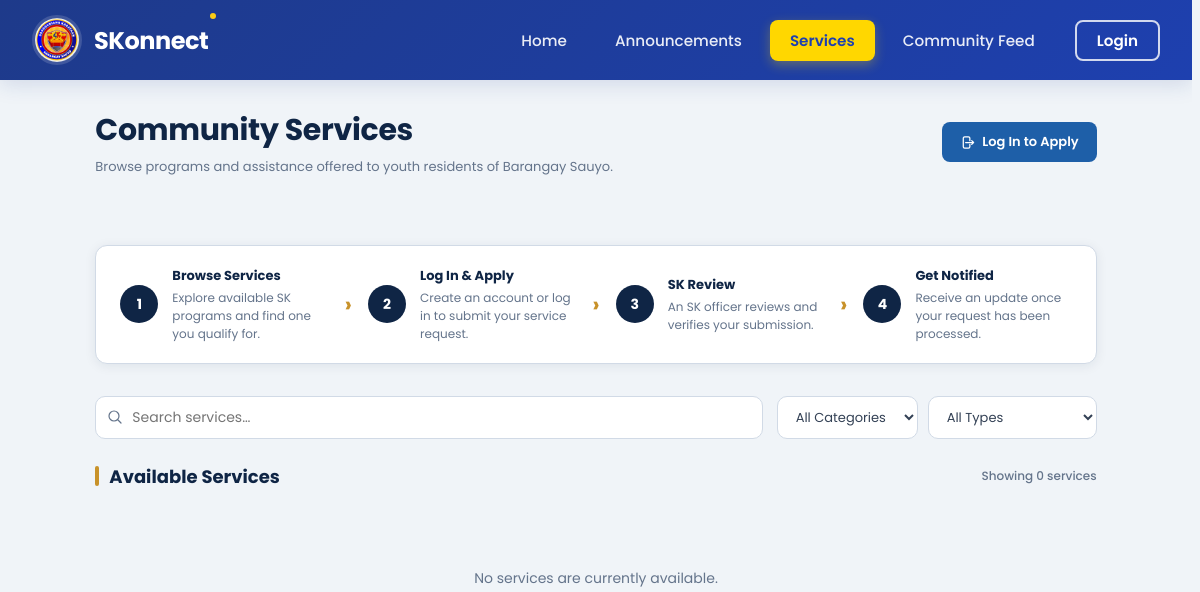
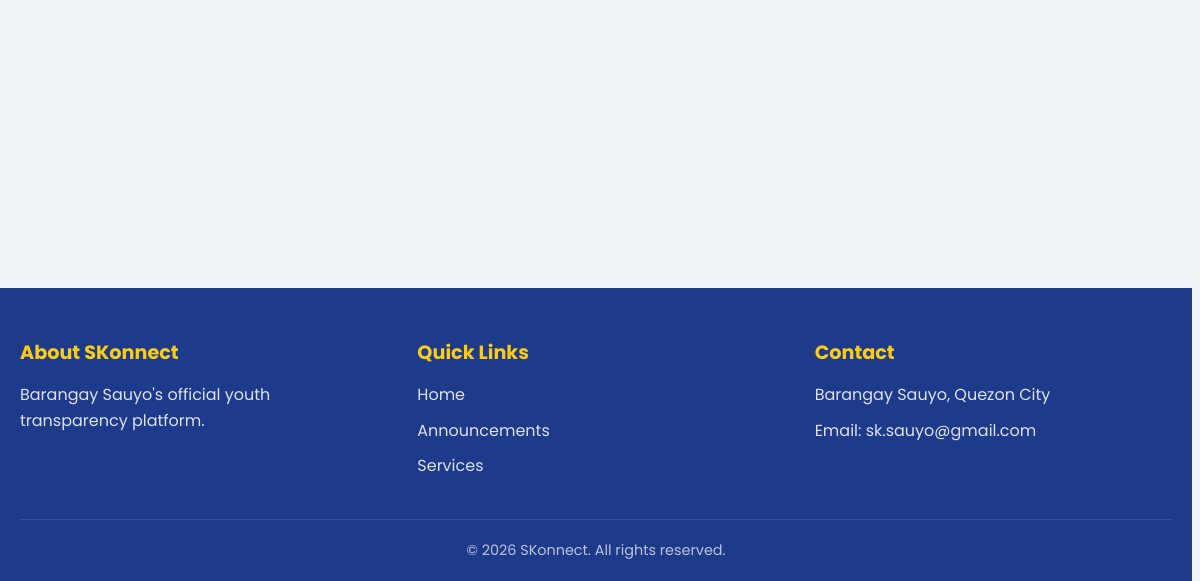
Before: /views/public/services.php with the older database file (2 pictures, top to bottom).
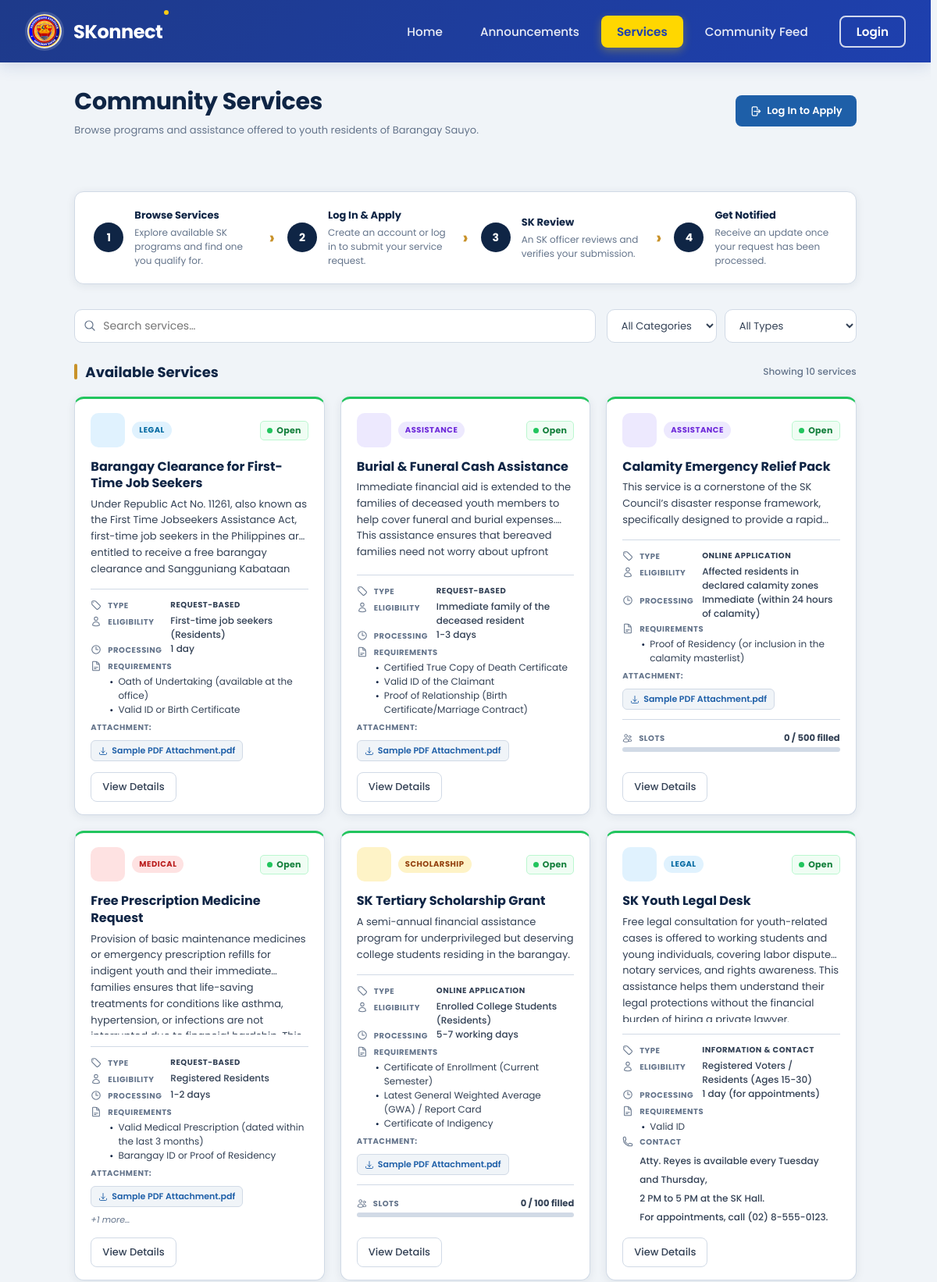
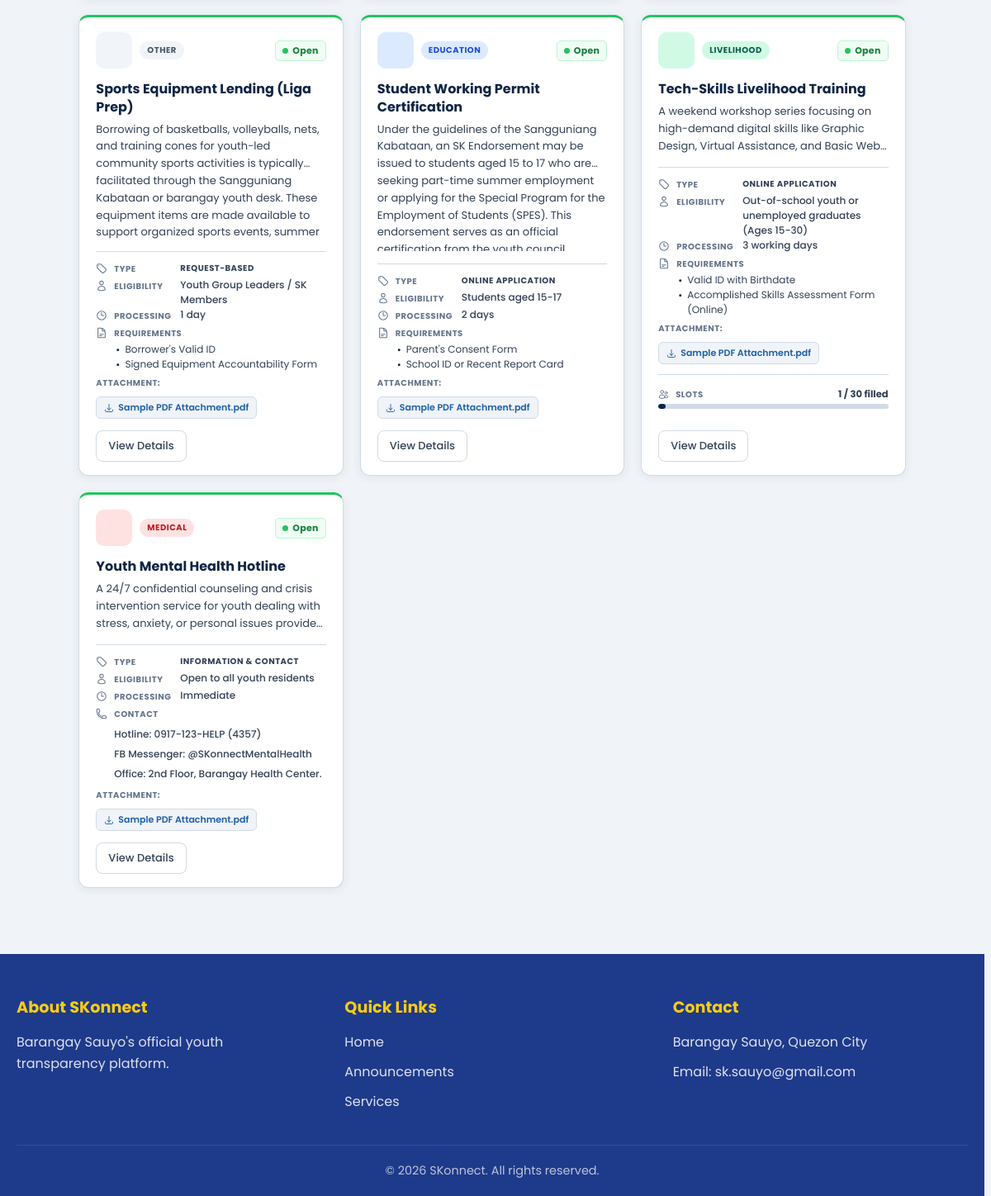
After: the same page with the newer database file (2 pictures, top to bottom).
### tables this page shows
CREATE TABLE `services` (
  `id` int(10) UNSIGNED NOT NULL,
  `name` varchar(100) NOT NULL,
  `category` enum('medical','education','scholarship','livelihood','assistance','legal','other') NOT NULL DEFAULT 'other',
  `service_type` enum('document','appointment','info') NOT NULL DEFAULT 'document' COMMENT 'document = online application, appointment = request-based, info = information/direct contact',
  `description` text NOT NULL,
  `approval_message` text NOT NULL COMMENT 'Instructions shown to residents when their application is approved',
  `eligibility` varchar(255) DEFAULT NULL,
  `processing_time` varchar(100) DEFAULT NULL,
  `requirements` text DEFAULT NULL COMMENT 'Raw text; lines starting with - are rendered as bullet points',
  `contact_info` text DEFAULT NULL COMMENT 'Used for info/walk-in type services only',
  `attachment_name` varchar(255) DEFAULT NULL COMMENT 'Display name of the downloadable form',
  `attachment_path` varchar(500) DEFAULT NULL COMMENT 'Server path or URL to the downloadable file',
  `max_capacity` smallint(5) UNSIGNED DEFAULT NULL COMMENT 'NULL = unlimited; when current_count >= max_capacity the service auto-closes',
  `current_count` smallint(5) UNSIGNED NOT NULL DEFAULT 0 COMMENT 'Approved/accepted applicant count; auto-incremented by backend',
  `status` enum('active','inactive') NOT NULL DEFAULT 'active',
  `created_by` int(10) UNSIGNED DEFAULT NULL COMMENT 'FK to users table — officer who created the service',
  `created_at` datetime NOT NULL DEFAULT current_timestamp(),
  `updated_at` datetime NOT NULL DEFAULT current_timestamp() ON UPDATE current_timestamp()
);

### views/public/services.php (the view, shortened to what the changed rows need)
<!DOCTYPE html>
<html lang="en">
<head>
    <link rel="stylesheet" href="../../styles/global.css">
    <link rel="stylesheet" href="../../styles/public/services.css">
    <link rel="stylesheet" href="../../styles/public/header.css">
    <link rel="stylesheet" href="../../styles/public/footer.css">
</head>
<body>
    <?php
    require_once __DIR__ . '/../../backend/config/Database.php';
    require_once __DIR__ . '/../../backend/controllers/ServiceController.php';
    $serviceController = new ServiceController();
    $services = $serviceController->getAll();
    usort($services, function ($a, $b) {
        $getPriority = function ($s) {
            if (($s['status'] ?? 'active') !== 'active') return 4;
            $hasCapacity  = $s['max_capacity'] !== null;
            $capacityFull = $hasCapacity && $s['current_count'] >= $s['max_capacity'];
            return $capacityFull ? 3 : 1;
        };
        $pa = $getPriority($a);
        $pb = $getPriority($b);
        return $pa !== $pb ? $pa - $pb : strcmp($a['name'], $b['name']);
    });
    $categoryMeta = [
        'medical'     => ['label' => 'Medical',     'emoji' => '🏥'],
        'education'   => ['label' => 'Education',   'emoji' => '🎓'],
        'scholarship' => ['label' => 'Scholarship', 'emoji' => '🏅'],
        'livelihood'  => ['label' => 'Livelihood',  'emoji' => '🛠️'],
        'assistance'  => ['label' => 'Assistance',  'emoji' => '🤝'],
        'legal'       => ['label' => 'Legal',       'emoji' => '⚖️'],
        'other'       => ['label' => 'Other',       'emoji' => '📋'],
    ];
    $serviceTypeLabels = [
        'document'    => 'Online Application',
        'appointment' => 'Request-based',
        'info'        => 'Information & Contact',
    ];
    ?>
    <main class="services-page">
        <section class="services-header">
            <div class="services-header-inner">
                <div class="services-header-text">
                    <h1>Community Services</h1>
                </div>
            </div>
        </section>
        <section class="pub-services-section">
            <div class="pub-panel-header">
                <h2 class="pub-section-label">Available Services</h2>
                <span class="pub-svc-count" id="pub-svc-count">
                    Showing <?= count($services) ?> service<?= count($services) !== 1 ? 's' : '' ?>
                </span>
            </div>
            <div class="pub-services-grid" id="pub-svc-grid">
                <?php if (empty($services)) : ?>
                    <p class="pub-no-results" style="display:block;">No services are currently available.</p>
                <?php else : ?>
                    <?php foreach ($services as $svc) :
                        $meta         = $categoryMeta[$svc['category']] ?? ['label' => ucfirst($svc['category']), 'emoji' => '📋'];
                        $icon         = $categoryIcons[$svc['category']] ?? $categoryIcons['other'];
                        $isInactive   = ($svc['status'] ?? 'active') !== 'active';
                        $hasCapacity  = $svc['max_capacity'] !== null;
                        $capacityFull = $hasCapacity && $svc['current_count'] >= $svc['max_capacity'];
                        $isLimited    = $hasCapacity && !$capacityFull && ($svc['current_count'] / $svc['max_capacity']) >= 0.7;
                        $displayStatus = ($isInactive || $capacityFull) ? 'closed' : ($isLimited ? 'limited' : 'open');
                        $typeLabel    = $serviceTypeLabels[$svc['service_type']] ?? 'Service';
                        $isInfoOnly   = $svc['service_type'] === 'info';
                        $reqLines     = array_filter(array_map('trim', explode("\n", $svc['requirements'] ?? '')));
                        $attNames     = $svc['attachment_name'] ? array_filter(array_map('trim', explode(',', $svc['attachment_name']))) : [];
                        $attPaths     = $svc['attachment_path'] ? array_values(array_filter(array_map('trim', explode(',', $svc['attachment_path'])))) : [];
                    ?>
                        <article class="pub-svc-card" data-category="<?= htmlspecialchars($svc['category']) ?>" data-type="<?= htmlspecialchars($svc['service_type']) ?>" data-status="<?= $displayStatus ?>">
                            <div class="pub-card-body">
                                <div class="pub-card-top">
                                    <div class="pub-card-top-left">
                                        <div class="pub-svc-icon svc-icon-<?= $svc['category'] ?>"><?= $icon ?></div>
                                        <span class="pub-cat-tag res-cat-<?= $svc['category'] ?>"><?= $meta['label'] ?></span>
                                    </div>
                                    <div>
                                        <?php if ($displayStatus === 'open') : ?>
                                            <span class="feed-badge status-open"><span class="feed-badge-dot"></span>Open</span>
                                        <?php elseif ($displayStatus === 'limited') : ?>
                                            <span class="feed-badge status-limited"><span class="feed-badge-dot"></span>Limited</span>
                                        <?php else : ?>
                                            <span class="feed-badge status-closed"><span class="feed-badge-dot"></span>Closed</span>
                                        <?php endif; ?>
                                    </div>
                                </div>
                                <h3 class="pub-card-title"><?= htmlspecialchars($svc['name']) ?></h3>
                                <p class="pub-card-excerpt"><?= htmlspecialchars($svc['description']) ?></p>
                                <ul class="pub-details-list">
                                    <li class="pub-detail-type">
                                        <span class="pub-detail-label">Type</span>
                                        <span class="pub-type-pill pub-type-<?= $svc['service_type'] ?>"><?= htmlspecialchars($typeLabel) ?></span>
                                    </li>
                                    <?php if ($svc['eligibility']) : ?>
                                        <li>
                                            <span class="pub-detail-label">Eligibility</span>
                                            <span class="pub-detail-value"><?= htmlspecialchars($svc['eligibility']) ?></span>
                                        </li>
                                    <?php endif; ?>
                                    <?php if ($svc['processing_time']) : ?>
                                        <li>
                                            <svg xmlns="http://www.w3.org/2000/svg" fill="none" viewBox="0 0 24 24" stroke-width="1.8" stroke="currentColor">
                                                <path stroke-linecap="round" stroke-linejoin="round" d="M12 6v6h4.5m4.5 0a9 9 0 1 1-18 0 9 9 0 0 1 18 0Z" />
                                            </svg>
                                            <span class="pub-detail-label">Processing</span>
                                            <span class="pub-detail-value"><?= htmlspecialchars($svc['processing_time']) ?></span>
                                        </li>
                                    <?php endif; ?>
                                    <?php if (!empty($reqLines)) :
                                        $totalReqs = count($reqLines);
                                        $limit = $totalReqs > 3 ? 2 : 3; ?>
                                        <li class="pub-detail-req">
                                            <div class="pub-detail-req-content">
                                                <span class="pub-detail-label">Requirements</span>
                                                <ul class="pub-req-list">
                                                    <?php foreach (array_slice($reqLines, 0, $limit) as $req) : ?>
                                                        <li><?= htmlspecialchars(ltrim($req, '-• ')) ?></li>
                                                    <?php endforeach; ?>
                                                </ul>
                                            </div>
                                        </li>
                                    <?php endif; ?>
                                    <?php if ($isInfoOnly && !empty($svc['contact_info'])) : ?>
                                        <li class="pub-detail-contact-row">
                                            <div class="pub-detail-contact">
                                                <span class="pub-detail-label">Contact</span>
                                                <?php $contactLines = array_filter(array_map('trim', explode("\n", $svc['contact_info']))); ?>
                                                <ul class="pub-contact-list">
                                                    <?php foreach ($contactLines as $line) : ?><li><?= htmlspecialchars($line) ?></li><?php endforeach; ?>
                                                </ul>
                                            </div>
                                        </li>
                                    <?php endif; ?>
                                    <?php if (!empty($attNames)) :
                                        $firstAtt  = $attNames[0];
                                        $firstPath = $attPaths[0] ?? '#';
                                        $extraCount = count($attNames) - 1;
                                    ?>
                                        <div class="pub-card-attachments">
                                            <span class="pub-detail-label">
                                                    Attachment:
                                            </span>
                                            <a href="<?= htmlspecialchars($firstPath) ?>" class="pub-card-att-link" target="_blank" download title="<?= htmlspecialchars($firstAtt) ?>">
                                                <svg xmlns="http://www.w3.org/2000/svg" fill="none" viewBox="0 0 24 24" stroke-width="1.8" stroke="currentColor">
                                                    <path stroke-linecap="round" stroke-linejoin="round" d="M3 16.5v2.25A2.25 2.25 0 0 0 5.25 21h13.5A2.25 2.25 0 0 0 21 18.75V16.5M16.5 12 12 16.5m0 0L7.5 12m4.5 4.5V3" />
                                                </svg>
                                                <?= htmlspecialchars($firstAtt) ?>
                                            </a>
                                            <?php if ($extraCount > 0) : ?>
                                                <span class="pub-att-more">+<?= $extraCount ?> more…</span>
                                            <?php endif; ?>
                                        </div>
                                    <?php endif; ?>
                                    <?php if ($hasCapacity) :
                                        $pct = min(100, round(($svc['current_count'] / $svc['max_capacity']) * 100)); ?>
                                        <li class="pub-capacity-header">
                                            <div class="pub-capacity-label">
                                                <span class="pub-detail-label">Slots</span>
                                                <span class="pub-slots-text <?= $capacityFull ? 'slots-full' : ($isLimited ? 'slots-limited' : '') ?>">
                                                    <?= $svc['current_count'] ?> / <?= $svc['max_capacity'] ?> filled
                                                </span>
                                            </div>
                                        </li>
                                        <div class="pub-capacity-bar-wrap">
                                            <div class="pub-capacity-bar">
                                                <div class="pub-capacity-fill <?= $pct >= 100 ? 'bar-full' : ($pct >= 70 ? 'bar-warn' : '') ?>" style="width:<?= $pct ?>%"></div>
                                            </div>
                                        </div>
                                    <?php endif; ?>
                                </ul>
                                <div class="pub-card-actions">
                                    <button class="pub-view-btn" data-service="<?= htmlspecialchars($svc['name']) ?>" data-icon="<?= htmlspecialchars($icon) ?>" data-category-key="<?= htmlspecialchars($svc['category']) ?>" data-type-label="<?= htmlspecialchars($typeLabel) ?>" data-status="<?= $displayStatus ?>" data-description="<?= htmlspecialchars($svc['description']) ?>" data-eligibility="<?= htmlspecialchars($svc['eligibility'] ?? '—') ?>" data-processing="<?= htmlspecialchars($svc['processing_time'] ?? '—') ?>" data-requirements="<?= htmlspecialchars($svc['requirements'] ?? '') ?>" data-contact="<?= htmlspecialchars($svc['contact_info'] ?? '') ?>" data-capacity="<?= $hasCapacity ? $svc['current_count'] . '/' . $svc['max_capacity'] : '' ?>" data-attachment-names="<?= htmlspecialchars(implode(',', $attNames)) ?>" data-attachment-paths="<?= htmlspecialchars(implode(',', $attPaths)) ?>" data-is-info="<?= $isInfoOnly ? '1' : '0' ?>" aria-label="View details for <?= htmlspecialchars($svc['name']) ?>">
                                        View Details
                                    </button>
                                </div>
                            </div>
                        </article>
                    <?php endforeach; ?>
                <?php endif; ?>
            </div>
        </section>
    </main>
</body>
</html>

Changed rows visible on the page:
added services: category "LEGAL", status "active" (drawn), name "Barangay Clearance for First-Time Job Seekers", description "Under Republic Act No. 11261, also known as the First Time Jobseekers Assistance Act, first-time job seekers in the Philippines are entitled to receive a free barangay clearance and Sangguniang…", service_type "REQUEST-BASED", eligibility "First-time job seekers (Residents)", processing_time "1 day", requirements "Oath of Undertaking (available at the office)", requirements "Valid ID or Birth Certificate", attachment_name "Sample PDF Attachment.pdf", shown under "Available Services"
added services: category "ASSISTANCE", status "active" (drawn), name "Burial & Funeral Cash Assistance", description "Immediate financial aid is extended to the families of deceased youth members to help cover funeral and burial expenses. This assistance ensures that bereaved families need not worry about…", service_type "REQUEST-BASED", eligibility "Immediate family of the deceased resident", processing_time "1-3 days", requirements "Certified True Copy of Death Certificate", requirements "Valid ID of the Claimant", requirements "Proof of Relationship (Birth Certificate/Marriage Contract)", attachment_name "Sample PDF Attachment.pdf", shown under "Available Services"
added services: category "ASSISTANCE", status "active" (drawn), name "Calamity Emergency Relief Pack", description "This service is a cornerstone of the SK Council’s disaster response framework, specifically designed to provide a…", service_type "ONLINE APPLICATION", eligibility "Affected residents in declared calamity zones", processing_time "Immediate (within 24 hours of calamity)", requirements "Proof of Residency (or inclusion in the calamity masterlist)", attachment_name "Sample PDF Attachment.pdf", current_count "0", max_capacity "500"
added services: category "MEDICAL", status "active" (drawn), name "Free Prescription Medicine Request", description "Provision of basic maintenance medicines or emergency prescription refills for indigent youth and their immediate families ensures that life-saving treatments for conditions like asthma, hypertension, or infections are…", service_type "REQUEST-BASED", eligibility "Registered Residents", processing_time "1-2 days", requirements "Valid Medical Prescription (dated within the last 3 months)", requirements "Barangay ID or Proof of Residency", attachment_name "Sample PDF Attachment.pdf", attachment_name "1", shown under "Available Services"
added services: category "SCHOLARSHIP", status "active" (drawn), name "SK Tertiary Scholarship Grant", description "A semi-annual financial assistance program for underprivileged but deserving college students residing in the barangay.", service_type "ONLINE APPLICATION", eligibility "Enrolled College Students (Residents)", processing_time "5-7 working days", requirements "Certificate of Enrollment (Current Semester)", requirements "Latest General Weighted Average (GWA) / Report Card", requirements "Certificate of Indigency", attachment_name "Sample PDF Attachment.pdf", current_count "0", max_capacity "100", shown under "Available Services"
added services: category "LEGAL", status "active" (drawn), name "SK Youth Legal Desk", description "Free legal consultation for youth-related cases is offered to working students and young individuals, covering labor disputes, notary services, and rights awareness. This assistance helps them understand their legal protections without the…", service_type "INFORMATION & CONTACT", eligibility "Registered Voters / Residents (Ages 15-30)", processing_time "1 day (for appointments)", requirements "Valid ID", contact_info "Atty. Reyes is available every Tuesday and Thursday,", contact_info "2 PM to 5 PM at the SK Hall.", contact_info "For appointments, call (02) 8-555-0123."
added services: category "OTHER", status "active" (drawn), name "Sports Equipment Lending (Liga Prep)", description "Borrowing of basketballs, volleyballs, nets, and training cones for youth-led community sports activities is typically facilitated through the Sangguniang Kabataan or barangay youth desk. These equipment items are made available to support organized sports events,…", service_type "REQUEST-BASED", eligibility "Youth Group Leaders / SK Members", processing_time "1 day", requirements "Borrower's Valid ID", requirements "Signed Equipment Accountability Form", attachment_name "Sample PDF Attachment.pdf", shown under "Available Services"
added services: category "EDUCATION", status "active" (drawn), name "Student Working Permit Certification", description "Under the guidelines of the Sangguniang Kabataan, an SK Endorsement may be issued to students aged 15 to 17 who are seeking part-time summer employment or applying for the Special Program for the Employment of Students (SPES). This endorsement serves as an…", service_type "ONLINE APPLICATION", eligibility "Students aged 15-17", processing_time "2 days", requirements "Parent's Consent Form", requirements "School ID or Recent Report Card", attachment_name "Sample PDF Attachment.pdf", shown under "Available Services"
added services: category "LIVELIHOOD", status "active" (drawn), name "Tech-Skills Livelihood Training", description "A weekend workshop series focusing on high-demand digital skills like Graphic Design, Virtual Assistance, and Basic…", service_type "ONLINE APPLICATION", eligibility "Out-of-school youth or unemployed graduates (Ages 15-30)", processing_time "3 working days", requirements "Valid ID with Birthdate", requirements "Accomplished Skills Assessment Form (Online)", attachment_name "Sample PDF Attachment.pdf", current_count "1", max_capacity "30", shown under "Available Services"
added services: category "MEDICAL", status "active" (drawn), name "Youth Mental Health Hotline", description "A 24/7 confidential counseling and crisis intervention service for youth dealing with stress, anxiety, or personal issues…", service_type "INFORMATION & CONTACT", eligibility "Open to all youth residents", processing_time "Immediate", contact_info "Hotline: 0917-123-HELP (4357)", contact_info "FB Messenger: @SKonnectMentalHealth", contact_info "Office: 2nd Floor, Barangay Health Center.", attachment_name "Sample PDF Attachment.pdf", shown under "Available Services"
Other visible differences:
count($services): "0" → "10"
text no longer shown: "No services are currently available."
